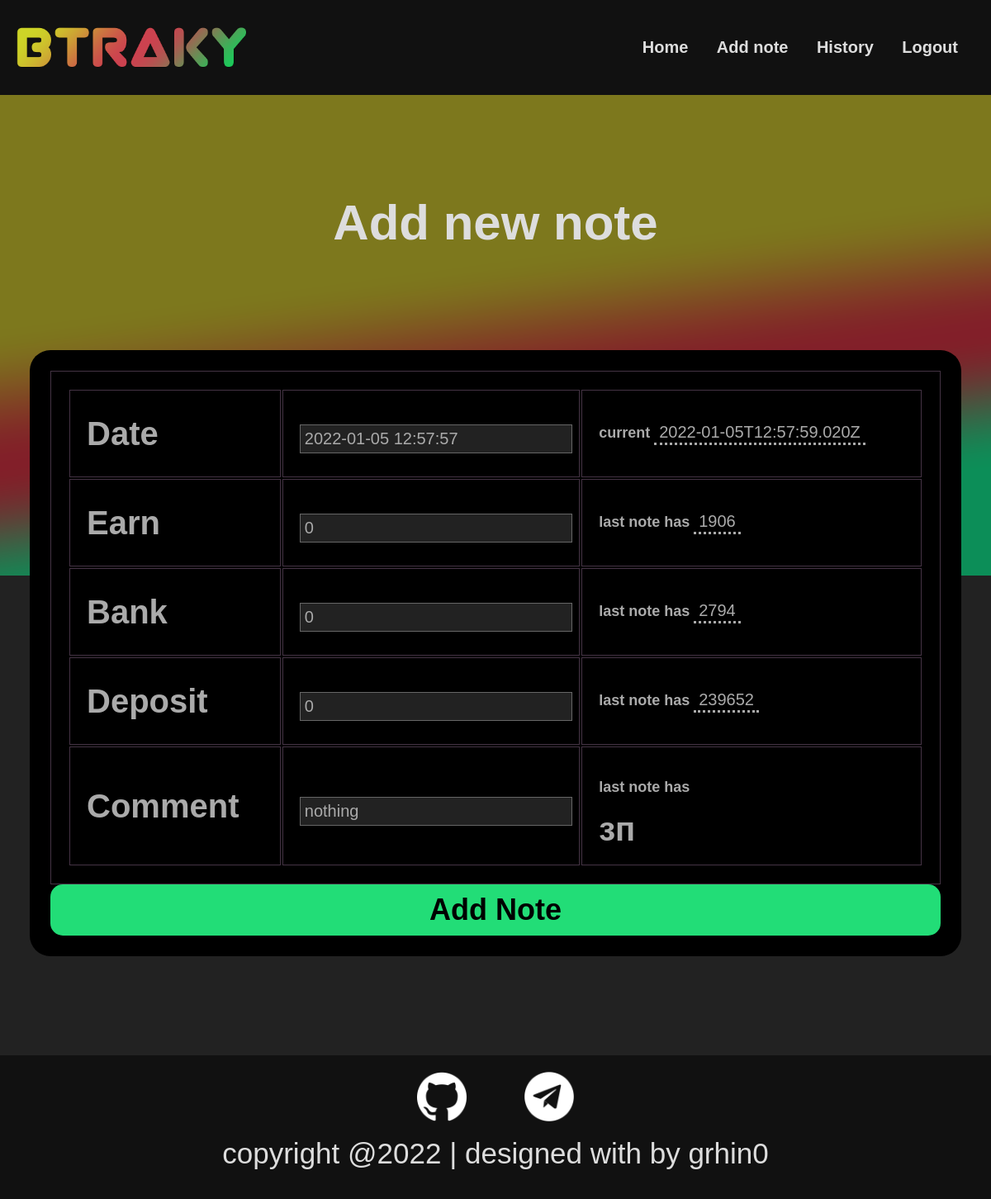
Page /history/add_note (signed in) on the committed database.
### history/models.py (models this page shows)
class Note(models.Model):
    profile = models.ForeignKey(Profile, on_delete=models.CASCADE)
    date = models.DateTimeField(default=timezone.now)
    earn = models.PositiveIntegerField(default=0)
    bank = models.IntegerField(default=0)
    deposit = models.PositiveIntegerField(default=0)
    total = models.IntegerField(default=0)
    daily_diff = models.IntegerField(default=0)
    diff = models.IntegerField(default=0)
    comment = models.CharField(default='nothing', max_length=255)
    class Meta:
        ordering = ['-date']
    @classmethod
    def last_day_info(cls, user_id):
        user_data = Note.objects.filter(profile__user_id=user_id)
        return user_data.first()

### history/views.py (the view)
# urls.py: path('add_note', views.add_note, name='add_note'),
@login_required
def add_note(request):
    if request.method == 'POST':
        new_note = AddNoteForm(request.POST)
        if new_note.is_valid():
            cd = new_note.cleaned_data
            cp = request.user.profile
            cp.change_earned(cd['earn'])
            total = cd['bank'] + cd['deposit']
            daily_diff = total - cp.get_last_total()
            diff = total - cp.earned
            note = Note(profile=cp,
                        date=cd['date'],
                        earn=cd['earn'],
                        bank=cd['bank'],
                        deposit=cd['deposit'],
                        total=total,
                        daily_diff=daily_diff,
                        diff=diff,
                        comment=cd['comment'])
            note.save()
            cp.change_hold_and_diff()
        else:
            raise forms.ValidationError('Note isn\'t valid!')
    else:
        new_note = AddNoteForm()
    return render(request, 'add_note.html', {'form': new_note,
                                             'last_note': Note.last_day_info(request.user.id)})

### history/forms.py
class AddNoteForm(ModelForm):
    class Meta:
        model = Note
        fields = ['date', 'earn', 'bank', 'deposit', 'comment']
    def __init__(self, *args, **kwargs):
        super(AddNoteForm, self).__init__(*args, **kwargs)
        self.fields['date'] = forms.DateTimeField(initial=timezone.now())
        self.fields['earn'] = forms.IntegerField(initial=0, min_value=0)
        self.fields['deposit'] = forms.IntegerField(initial=0, min_value=0)

### history/templates/add_note.html (shortened to what this page needs)
{% extends 'base.html' %}
{% load static %}
{% block head %}
    <link rel="stylesheet" href="{% static 'form_styles.css' %}">
{% endblock %}
{% block main %}
    <h1>Add new note</h1>
    <form method="post" action="{% url 'history:add_note' %}">
        <table border="1">
            <tr>
                <td>Date</td>
                <td>{{ form.date }}</td>
                <td>
                    <p>
                        current
                        <input id="insert_from_last_date" type="button"/>
                    </p>
                </td>
            </tr>
            <tr>
                <td>Earn</td>
                <td>{{ form.earn }}</td>
                <td>
                    <p>
                        last note has
                        <input id="insert_from_last_earn" type="button" value="{{ last_note.earn }}" />
                    </p>
                </td>
            </tr>
            <tr>
                <td>Bank</td>
                <td>{{ form.bank }}</td>
                <td>
                    <p>
                        last note has
                        <input id="insert_from_last_bank" type="button" value="{{ last_note.bank }}" />
                    </p>
                </td>
            </tr>
            <tr>
                <td>Deposit</td>
                <td>{{ form.deposit }}</td>
                <td>
                    <p>
                        last note has
                        <input id="insert_from_last_deposit" type="button" value="{{ last_note.deposit }}"/>
                    </p>
                </td>
            </tr>
            <tr>
                <td>Comment</td>
                <td>{{ form.comment }}</td>
                <td><p>last note has</p>{{ last_note.comment }}</td>
            </tr>
        </table>
        <input type="submit" value="Add Note" />
    </form>
{% endblock %}

### static/base_styles.css (style rules this page uses)
html body { font-family: Arial, sans-serif; background-color: #222; color: #ddd; padding: 0; margin: 0; display: flex; flex-direction: column; height: 100vh; width: 100%; }

### static/form_styles.css (style rules this page uses)
form { color: #aaa; margin: 10%; background-color: #000; border-radius: 25px; text-align: center; padding: 25px; display: flex; flex-direction: column; }
table p { font-size: 18px; }
table, tr, td { border: 1px solid #434; font-size: 30px; padding: 20px; margin: 0; width: auto; text-align: left; }
input[type=button] { background: none; border: none; color: #aaa; border-bottom: 3px dotted #aaa; font-size: 30px; }
input[type=number], input[type=text], input[type=password] { background: 0; background-color: #222; border: 1px solid #666; font-size: 30px; color: #aaa; padding: 5px; width: 100%; }
input[type=number] { -moz-appearance: textfield; -webkit-appearance: textfield; appearance: textfield; }
input[type=submit], #signUp { margin: auto; font-size: 36px; background-color: #2d7; color: #000; border: none; border-radius: 15px; padding: 10px; font-weight: bold; width: 100%; text-align: center; }
#content h1 { display: flex; font-size: 60px; margin: 0; justify-content: center; margin-top: 10%; }
@media only screen and (max-width: 1200px) { form { margin: 10% 3%; } }
@media only screen and (max-width: 1200px) { table, tr, td { border: 1px solid #434; font-size: 40px; font-weight: bold; padding: 20px; margin: 0; width: auto; text-align: left; } }
@media only screen and (max-width: 1200px) { input[type=button] { font-size: 20px; } }
@media only screen and (max-width: 1200px) { input[type=number], input[type=text], input[type=password] { width: 100%; font-size: 20px; } }

### rows in the picture
Note: earn "1906", bank "2794", deposit "239652", comment "зп"
